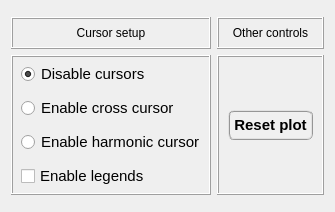
        <widget class="QWidget" name="tab">
         <attribute name="title">
          <string>Advanced controls</string>
         </attribute>
         <layout class="QGridLayout" name="gridLayout_10">
          <item row="0" column="0" colspan="2">
           <widget class="QFrame" name="frame_12">
            <property name="frameShape">
             <enum>QFrame::StyledPanel</enum>
            </property>
            <property name="frameShadow">
             <enum>QFrame::Raised</enum>
            </property>
           </widget>
          </item>
          <item row="1" column="0">
           <widget class="QFrame" name="frame_32">
            <property name="minimumSize">
             <size>
              <width>85</width>
              <height>32</height>
             </size>
            </property>
            <property name="maximumSize">
             <size>
              <width>240</width>
              <height>32</height>
             </size>
            </property>
            <property name="sizeIncrement">
             <size>
              <width>0</width>
              <height>110</height>
             </size>
            </property>
            <property name="frameShape">
             <enum>QFrame::Box</enum>
            </property>
            <property name="frameShadow">
             <enum>QFrame::Raised</enum>
            </property>
            <layout class="QGridLayout" name="gridLayout_32">
             <property name="leftMargin">
              <number>0</number>
             </property>
             <property name="topMargin">
              <number>0</number>
             </property>
             <property name="rightMargin">
              <number>0</number>
             </property>
             <property name="bottomMargin">
              <number>0</number>
             </property>
             <property name="spacing">
              <number>0</number>
             </property>
             <item row="0" column="0">
              <widget class="QLabel" name="label_13">
               <property name="font">
                <font>
                 <weight>50</weight>
                 <bold>false</bold>
                </font>
               </property>
               <property name="text">
                <string>Cursor setup</string>
               </property>
               <property name="alignment">
                <set>Qt::AlignCenter</set>
               </property>
              </widget>
             </item>
            </layout>
           </widget>
          </item>
          <item row="1" column="1">
           <widget class="QFrame" name="frame_33">
            <property name="minimumSize">
             <size>
              <width>85</width>
              <height>32</height>
             </size>
            </property>
            <property name="maximumSize">
             <size>
              <width>240</width>
              <height>32</height>
             </size>
            </property>
            <property name="sizeIncrement">
             <size>
              <width>0</width>
              <height>110</height>
             </size>
            </property>
            <property name="frameShape">
             <enum>QFrame::Box</enum>
            </property>
            <property name="frameShadow">
             <enum>QFrame::Raised</enum>
            </property>
            <layout class="QGridLayout" name="gridLayout_33">
             <property name="leftMargin">
              <number>0</number>
             </property>
             <property name="topMargin">
              <number>0</number>
             </property>
             <property name="rightMargin">
              <number>0</number>
             </property>
             <property name="bottomMargin">
              <number>0</number>
             </property>
             <property name="spacing">
              <number>0</number>
             </property>
             <item row="0" column="0">
              <widget class="QLabel" name="label_14">
               <property name="font">
                <font>
                 <weight>50</weight>
                 <bold>false</bold>
                </font>
               </property>
               <property name="text">
                <string>Other controls</string>
               </property>
               <property name="alignment">
                <set>Qt::AlignCenter</set>
               </property>
              </widget>
             </item>
            </layout>
           </widget>
          </item>
          <item row="2" column="0">
           <widget class="QFrame" name="frame_30">
            <property name="minimumSize">
             <size>
              <width>85</width>
              <height>30</height>
             </size>
            </property>
            <property name="maximumSize">
             <size>
              <width>240</width>
              <height>240</height>
             </size>
            </property>
            <property name="sizeIncrement">
             <size>
              <width>0</width>
              <height>110</height>
             </size>
            </property>
            <property name="frameShape">
             <enum>QFrame::Box</enum>
            </property>
            <property name="frameShadow">
             <enum>QFrame::Raised</enum>
            </property>
            <layout class="QGridLayout" name="gridLayout_31">
             <property name="leftMargin">
              <number>8</number>
             </property>
             <property name="topMargin">
              <number>4</number>
             </property>
             <property name="rightMargin">
              <number>4</number>
             </property>
             <property name="bottomMargin">
              <number>4</number>
             </property>
             <property name="horizontalSpacing">
              <number>4</number>
             </property>
             <property name="verticalSpacing">
              <number>8</number>
             </property>
             <item row="0" column="0">
              <widget class="QRadioButton" name="radioButton_disable_cursors">
               <property name="minimumSize">
                <size>
                 <width>75</width>
                 <height>26</height>
                </size>
               </property>
               <property name="maximumSize">
                <size>
                 <width>200</width>
                 <height>26</height>
                </size>
               </property>
               <property name="font">
                <font>
                 <family>Arial</family>
                 <pointsize>11</pointsize>
                 <weight>50</weight>
                 <italic>false</italic>
                 <bold>false</bold>
                </font>
               </property>
               <property name="text">
                <string>Disable cursors</string>
               </property>
               <property name="checked">
                <bool>true</bool>
               </property>
              </widget>
             </item>
             <item row="3" column="0">
              <widget class="QCheckBox" name="checkBox_legends">
               <property name="minimumSize">
                <size>
                 <width>75</width>
                 <height>26</height>
                </size>
               </property>
               <property name="maximumSize">
                <size>
                 <width>200</width>
                 <height>26</height>
                </size>
               </property>
               <property name="font">
                <font>
                 <family>Arial</family>
                 <pointsize>11</pointsize>
                 <weight>50</weight>
                 <italic>false</italic>
                 <bold>false</bold>
                </font>
               </property>
               <property name="text">
                <string>Enable legends</string>
               </property>
               <property name="checked">
                <bool>false</bool>
               </property>
              </widget>
             </item>
             <item row="1" column="0">
              <widget class="QRadioButton" name="radioButton_cross_cursor">
               <property name="minimumSize">
                <size>
                 <width>75</width>
                 <height>26</height>
                </size>
               </property>
               <property name="maximumSize">
                <size>
                 <width>200</width>
                 <height>26</height>
                </size>
               </property>
               <property name="font">
                <font>
                 <family>Arial</family>
                 <pointsize>11</pointsize>
                 <weight>50</weight>
                 <italic>false</italic>
                 <bold>false</bold>
                </font>
               </property>
               <property name="text">
                <string>Enable cross cursor</string>
               </property>
               <property name="checked">
                <bool>false</bool>
               </property>
              </widget>
             </item>
             <item row="2" column="0">
              <widget class="QRadioButton" name="radioButton_harmonic_cursor">
               <property name="minimumSize">
                <size>
                 <width>75</width>
                 <height>26</height>
                </size>
               </property>
               <property name="maximumSize">
                <size>
                 <width>200</width>
                 <height>26</height>
                </size>
               </property>
               <property name="font">
                <font>
                 <family>Arial</family>
                 <pointsize>11</pointsize>
                 <weight>50</weight>
                 <italic>false</italic>
                 <bold>false</bold>
                </font>
               </property>
               <property name="text">
                <string>Enable harmonic cursor</string>
               </property>
               <property name="checked">
                <bool>false</bool>
               </property>
              </widget>
             </item>
            </layout>
           </widget>
          </item>
          <item row="2" column="1">
           <widget class="QFrame" name="frame_6">
            <property name="frameShape">
             <enum>QFrame::Box</enum>
            </property>
            <property name="frameShadow">
             <enum>QFrame::Raised</enum>
            </property>
            <layout class="QGridLayout" name="gridLayout_11">
             <item row="0" column="0">
              <widget class="QPushButton" name="pushButton_ResetPlot">
               <property name="minimumSize">
                <size>
                 <width>85</width>
                 <height>30</height>
                </size>
               </property>
               <property name="maximumSize">
                <size>
                 <width>85</width>
                 <height>30</height>
                </size>
               </property>
               <property name="font">
                <font>
                 <family>MS Shell Dlg 2</family>
                 <pointsize>11</pointsize>
                 <weight>75</weight>
                 <italic>false</italic>
                 <bold>true</bold>
                </font>
               </property>
               <property name="styleSheet">
                <string notr="true">QPushButton{border-radius: 6px; border-color: rgb(150, 150, 150); border-style: ridge; border-width: 2px; color: rgb(0, 0, 0); background-color: rgb(240, 240, 240); font: 75 bold 11pt &quot;MS Shell Dlg 2&quot;}
QPushButton:hover{border-radius: 6px; border-color: rgb(0, 170, 255); border-style: ridge; border-width: 2px; color: rgb(0, 0, 0); background-color: rgba(174, 213, 255, 100); font: 75 bold 11pt &quot;MS Shell Dlg 2&quot;}
QPushButton:pressed{border-radius: 6px; border-color: rgb(0, 170, 255); border-style: ridge; border-width: 3px; color: rgb(0, 0, 0); background-color: rgb(174, 213, 255); font: 75 bold 11pt &quot;MS Shell Dlg 2&quot;}</string>
               </property>
               <property name="text">
                <string>Reset plot</string>
               </property>
              </widget>
             </item>
            </layout>
           </widget>
          </item>
          <item row="3" column="0" colspan="2">
           <widget class="QFrame" name="frame_11">
            <property name="frameShape">
             <enum>QFrame::StyledPanel</enum>
            </property>
            <property name="frameShadow">
             <enum>QFrame::Raised</enum>
            </property>
           </widget>
          </item>
         </layout>
        </widget>
